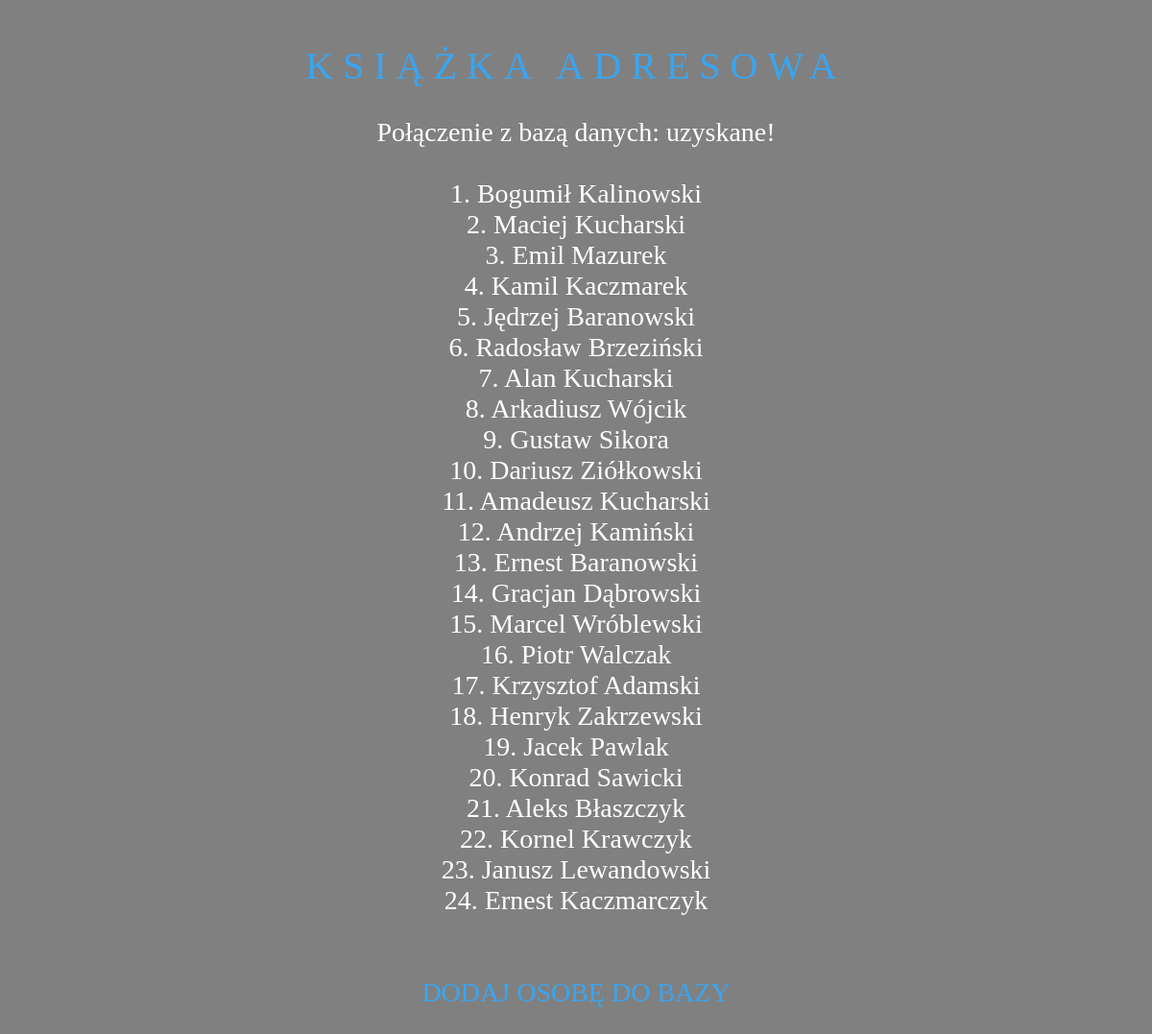
The page / on the database its author committed.
### tables this page shows
CREATE TABLE `osoby` (
  `id` int(11) NOT NULL,
  `name` text NOT NULL,
  `surname` text NOT NULL,
  `bdate` date NOT NULL,
  `adres` text NOT NULL,
  `num` int(11) NOT NULL,
  `sex` text NOT NULL
);

### index.php (the view, shortened to what this page needs)
<head>
<link rel="stylesheet" href="main.css">
<h1> Książka Adresowa </h1>
</head>
<body style="background-color: grey; color: white">
<?php
require 'dbconnect.php';
$polaczenie = mysqli_connect($host, $user, $pass, $db);
if(!$polaczenie){
    echo "Błąd połączenia z bazą danych.</br></br>";
}
else{
    echo "Połączenie z bazą danych: uzyskane!</br></br>";
}
$zapytanie = "SELECT id, name, surname FROM osoby";
$rezultat = $polaczenie->query($zapytanie);
$ile_znalezionych = $rezultat->num_rows;
for ($i=0; $i <$ile_znalezionych; $i++)
        {
                $wiersz = $rezultat->fetch_assoc();
                $osoba = $wiersz['id'].'. '.$wiersz['name'].' '.$wiersz['surname'].'</br>';
                echo "<a style='color: white' href = 'inf.php?osoba=" . $wiersz['id'] . "'>";
                echo $osoba;
                echo '</a>';
        }
?>
</br><br />
<a style="color: #39a5f1" href= 'rejestr.php'> DODAJ OSOBĘ DO BAZY </a>
</br><br /></br><br />
</body>

### main.css (style rules this page uses)
body { background-color: grey; font-size: 28px; text-decoration: none; text-align: center; color: #fff; }
a:link { color: rgb(255, 255, 255); text-decoration: none; transform: none; }
h1 { font-size: 40px; font-weight: 400; color: #39a5f1; margin-top: 45px; margin-bottom: 30px; letter-spacing: 10px; text-transform: uppercase; }

### rows shown on the page
osoby: id "1", name "Bogumił", surname "Kalinowski"
osoby: id "2", name "Maciej", surname "Kucharski"
osoby: id "3", name "Emil", surname "Mazurek"
osoby: id "4", name "Kamil", surname "Kaczmarek"
osoby: id "5", name "Jędrzej", surname "Baranowski"
osoby: id "6", name "Radosław", surname "Brzeziński"
osoby: id "7", name "Alan", surname "Kucharski"
osoby: id "8", name "Arkadiusz", surname "Wójcik"
osoby: id "9", name "Gustaw", surname "Sikora"
osoby: id "10", name "Dariusz", surname "Ziółkowski"
osoby: id "11", name "Amadeusz", surname "Kucharski"
osoby: id "12", name "Andrzej", surname "Kamiński"
osoby: id "13", name "Ernest", surname "Baranowski"
osoby: id "14", name "Gracjan", surname "Dąbrowski"
osoby: id "15", name "Marcel", surname "Wróblewski"
osoby: id "16", name "Piotr", surname "Walczak"
osoby: id "17", name "Krzysztof", surname "Adamski"
osoby: id "18", name "Henryk", surname "Zakrzewski"
osoby: id "19", name "Jacek", surname "Pawlak"
osoby: id "20", name "Konrad", surname "Sawicki"
osoby: id "21", name "Aleks", surname "Błaszczyk"
osoby: id "22", name "Kornel", surname "Krawczyk"
osoby: id "23", name "Janusz", surname "Lewandowski"
osoby: id "24", name "Ernest", surname "Kaczmarczyk"
